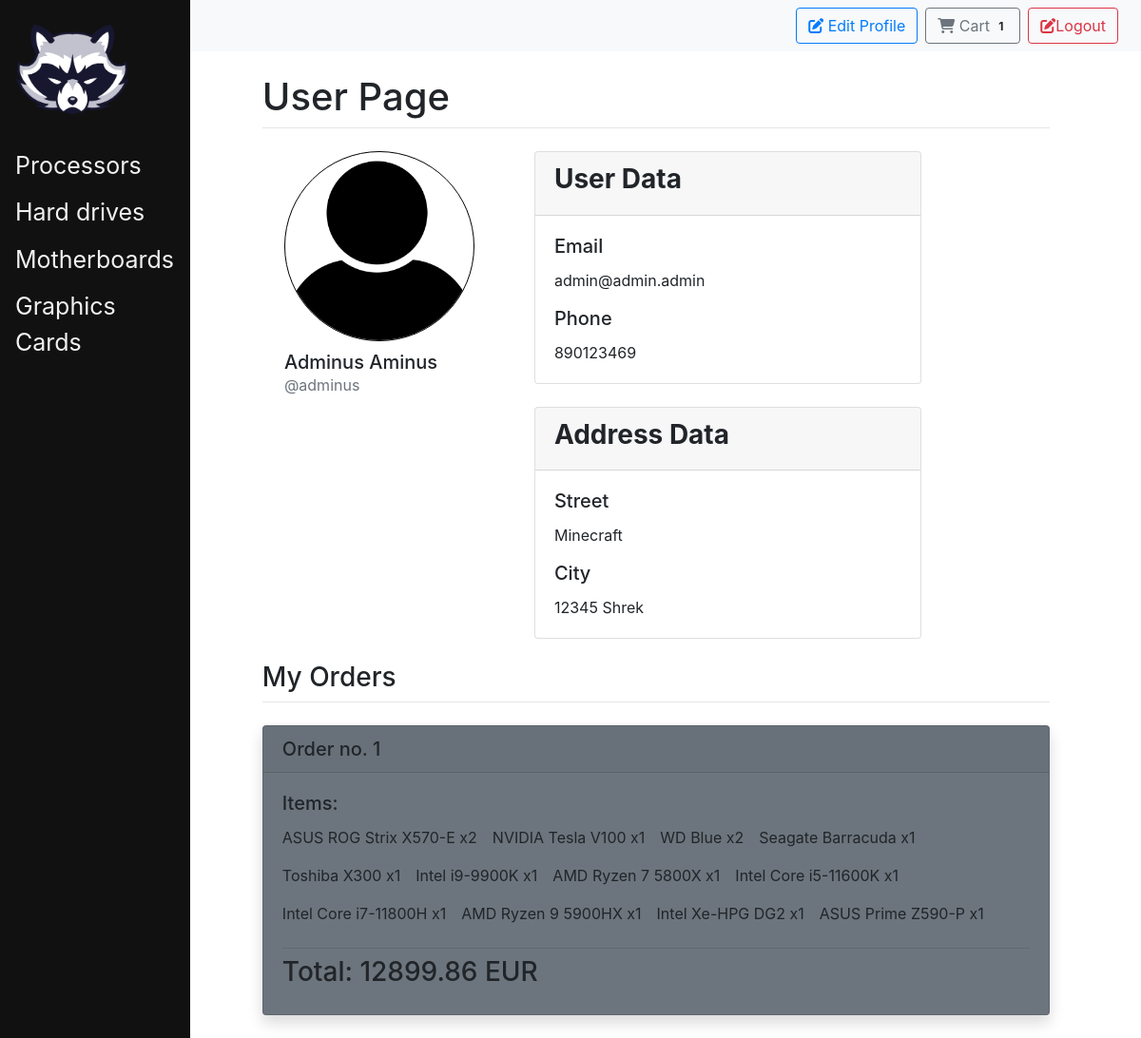
Page /user/ (signed in) on the committed database.
### mainApp/models.py (models this page shows, shortened)
class Category(models.Model):
    name = models.CharField(max_length=200)
    def __str__(self):
        return self.name

class Cart(models.Model):
    user = models.ForeignKey(settings.AUTH_USER_MODEL, on_delete=models.CASCADE, related_name="cart")

class Order(models.Model):
    user = models.ForeignKey(settings.AUTH_USER_MODEL, on_delete=models.CASCADE, related_name="order")
    number = models.IntegerField()
    total_price = models.DecimalField(max_digits=7, decimal_places=2)
    archival = models.BooleanField()

class OrderItem(models.Model):
    order = models.ForeignKey(Order, on_delete=models.CASCADE)
    product = models.ForeignKey(ShopItem, on_delete=models.CASCADE)
    amount = models.IntegerField()

class ShopItem(models.Model):
    name = models.CharField(max_length=200)
    price = models.DecimalField(max_digits=7, decimal_places=2)
    short_description = models.CharField(max_length=200)
    description = models.CharField(max_length=500)
    picture = models.URLField(max_length=200)
    content_type = models.ForeignKey(ContentType, on_delete=models.CASCADE)
    object_id = models.PositiveIntegerField()
    content_object = GenericForeignKey("content_type", "object_id")

### register/models.py (models this page shows)
class User(AbstractUser):
    phone = models.CharField(max_length=9, blank=True)
    street = models.CharField(max_length=150, blank=True)
    zip_code = models.CharField(max_length=5, blank=True)
    city = models.CharField(max_length=150, blank=True)

### mainApp/views.py (the view)
# urls.py: path('user/', views.user, name="user"),
def user(response):
    if response.user.is_authenticated:
        user_orders = response.user.order.all()
        user_orders = user_orders.order_by("archival", "-id")
        if response.method == "POST":
            if response.POST.get("delivered"):
                order = user_orders.get(id=response.POST.get("delivered", ""))
                order.archival = True
                order.save()
                user_orders = user_orders.order_by("archival", "-id")
        return render(response, "mainApp/user.html", {"user": response.user, "orders": user_orders, "categories": categories})
    else:
        return render(response, "mainApp/user.html", {"user": response.user, "categories": categories})

### mainApp/models.py (called while the page is built)
    def __str__(self):
        return self.name

### mainApp/templates/mainApp/user.html (shortened to what this page needs)
{% extends 'mainApp/base.html' %}
{% load static %}
{% block css %}
<link rel="stylesheet" type="text/css" href="{% static 'mainApp/user.css' %}">
{% endblock %}
{% block content %}
    {% load static %}
    <h1>User Page</h1>
    <hr class="mt-0 mb-4">
    <div class="row">
        <div class="col-md-4 d-flex justify-content-center">
            <div class="align-self-top">
                <img src="{% static 'media/images/user_avatar.png' %}" class="rounded-circle" alt="Avatar">
                <h5 class="mb-0">{{ user.first_name }} {{ user.last_name }}</h5>
                <p class="text-muted">@{{ user.username }}</p>
            </div>
        </div>
        <div class="col-md-8">
            <div class="card user-info">
                <div class="card-header">
                    <h3 class="font-weight-bold">User Data</h3>
                </div>
                <div class="card-body">
                    <h5 class="card-title">Email</h5>
                    <p class="card-text">{{ user.email }}</p>
                    <h5 class="card-title">Phone</h5>
                    <p class="card-text">{{ user.phone }}</p>
                </div>
            </div>
            <br>
            <div class="card user-info">
                <div class="card-header">
                    <h3 class="font-weight-bold">Address Data</h3>
                </div>
                <div class="card-body">
                    <h5 class="card-title">Street</h5>
                    <p class="card-text">{{ user.street }}</p>
                    <h5 class="card-title">City</h5>
                    <p class="card-text">{{ user.zip_code }} {{ user.city }}</p>
                </div>
            </div>
        </div>
    </div>
    <br>
    <h3>My Orders</h3>
    <hr class="mt-0 mb-4">
    {% for order in orders %}
        {% if order.archival %}
            <div class="card mb-4 shadow bg-secondary">
        {% else %}
            <div class="card mb-4 shadow">
        {% endif %}
            <h5 class="card-header">Order no. {{ order.number }}</h5>
            <div class="card-body">
                <h5 class="card-title">Items:</h5>
                <div class="item-list">
                    {% for item in order.orderitem_set.all %}
                        <p class="card-text mr-3">{{ item.product.name }} x{{ item.amount }}</p>
                    {% endfor %}
                </div>
                <hr class="mt-2 mb-2">
                <div class="row justify-content-between">
                    <div class="col">
                        <h3>Total: {{ order.total_price }} EUR</h3>
                    </div>
                    <div class="col d-flex justify-content-end">
                    </div>
                </div>
            </div>
        </div>
    {% endfor %}
{% endblock %}

### mainApp/templates/mainApp/sidebar.html (shortened to what this page needs)
{% load static %}
<div class="container-fluid">
    <div class="row">
        <div class="col-lg-3 col-md-4">
            <div class="sidenav">
                <a href="/">
                    <img src="{% static 'media/images/logo.png' %}" alt="" class="sidebar-image">
                </a>
                <br>
                <ul>
                    {% if categories %}
                        {%  for cat in categories %}
                            {% if cat.subcategory_set.all %}
                                 <li class="nav-item">
                                    <a href="#" data-toggle="collapse" data-target="#createMenu{{ cat.pk }}">{{ cat }}</a>
                                 </li>
                            {% else %}
                                <li class="nav-item">
                                    <a class="nav-link" href="/category/{{ cat.pk }}">{{ cat }}</a>
                                </li>
                            {% endif %}
                        {% endfor %}
                    {% endif %}
                </ul>
            </div>
        </div>
    </div>
</div>

### mainApp/templates/mainApp/topbar.html
<link rel="stylesheet" href="https://cdnjs.cloudflare.com/ajax/libs/font-awesome/6.4.0/css/all.min.css">
<nav class="navbar navbar-light bg-light justify-content-end">
  <form class="form-inline">
      {% if user.is_authenticated %}
          {% if request.path != "/user/" %}
              <a href="/user" class="btn btn-outline-success mr-sm-2"><i class="fa-solid fa-user"></i> User Profile</a>
          {% else %}
              <a href="/edit_user" class="btn btn-outline-primary mr-sm-2"><i class="fa-solid fa-edit"></i> Edit Profile</a>
          {% endif %}
          <a href="/cart" class="btn btn-outline-secondary mr-sm-2"><i class="fa-solid fa-cart-shopping"></i>
              Cart
              {% if user.cart.first.cartitem_set.count > 0 %}
                <span class="badge badge-light">{{ user.cart.first.cartitem_set.count }}</span>
              {% endif %}
          </a>
          <a href="/logout" class="btn btn-outline-danger mr-sm-2"><i class="fa-solid fa-edit"></i>Logout</a>
      {%  endif %}
  </form>
</nav>
<br>

### mainApp/static/mainApp/base.css (style rules this page uses)
.sidenav { height:100%; width:200px; position: fixed; z-index: 1; top: 0; left: 0; background-color: #111; overflow-x: hidden; padding-top: 20px; }
.sidenav a { padding: 6px 8px 6px 16px; text-decoration: none; font-size: 25px; color: #f1f1f1; display: block; }
.sidenav ul { list-style-type: none; padding-left: 0; }
.sidebar-image { width: 120px; height: auto; }

### mainApp/static/mainApp/user.css (style rules this page uses)
.rounded-circle { width: 200px; height: 200px; border: 1px solid black; margin-right: 10px; margin-bottom: 10px; }
.user-info { max-width: 75%; }
.item-list { display: flex; flex-direction: row; flex-wrap: wrap; }

### rows in the picture
Category: name "Processors"
Category: name "Hard drives"
Category: name "Motherboards"
Category: name "Graphics Cards"
User: cart.first.cartitem_set.count "1", first_name "Adminus", last_name "Aminus", username "adminus", email "admin@admin.admin", phone "890123469", street "Minecraft", zip_code "12345", city "Shrek"
Order: number "1", total_price "12899.86"
OrderItem: product.name "ASUS ROG Strix X570-E", amount "2"
OrderItem: product.name "NVIDIA Tesla V100", amount "1"
OrderItem: product.name "WD Blue", amount "2"
OrderItem: product.name "Seagate Barracuda", amount "1"
OrderItem: product.name "Toshiba X300", amount "1"
OrderItem: product.name "Intel i9-9900K", amount "1"
OrderItem: product.name "AMD Ryzen 7 5800X", amount "1"
OrderItem: product.name "Intel Core i5-11600K", amount "1"
OrderItem: product.name "Intel Core i7-11800H", amount "1"
OrderItem: product.name "AMD Ryzen 9 5900HX", amount "1"
OrderItem: product.name "Intel Xe-HPG DG2", amount "1"
OrderItem: product.name "ASUS Prime Z590-P", amount "1"
